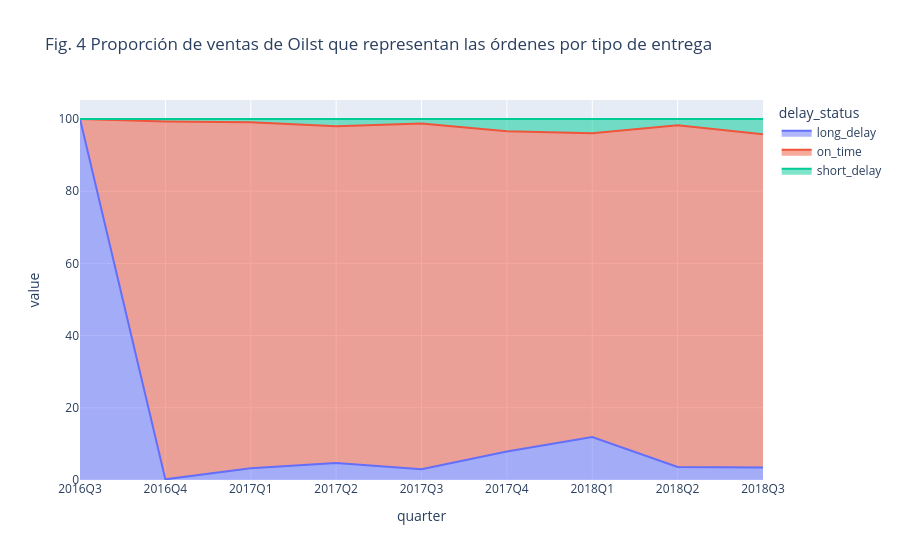

Notebook source saved alongside this figure:
### Code cell
fig = px.area(
    sales_time_delay_status_tab_formated,
    x="quarter",
    y="value",
    color="delay_status",
    title="Fig. 4 Proporción de ventas de Oilst que representan las órdenes por tipo de entrega"
    )
fig.show()

### Figure 1 — Plotly figure (JSON) as saved in the notebook; plotly's stock layout.template omitted (floating-point values rounded to 4 significant figures)
{"data": [{"fillpattern": {"shape": ""}, "hovertemplate": "delay_status=long_delay<br>quarter=%{x}<br>value=%{y}<extra></extra>", "legendgroup": "long_delay", "line": {"color": "#636efa"}, "marker": {"symbol": "circle"}, "mode": "lines", "name": "long_delay", "orientation": "v", "showlegend": true, "stackgroup": "1", "type": "scatter", "x": ["2016Q3", "2016Q4", "2017Q1", "2017Q2", "2017Q3", "2017Q4", "2018Q1", "2018Q2", "2018Q3"], "xaxis": "x", "y": [100.0, 0.176, 3.236, 4.716, 3.002, 7.907, 11.88, 3.598, 3.461], "yaxis": "y"}, {"fillpattern": {"shape": ""}, "hovertemplate": "delay_status=on_time<br>quarter=%{x}<br>value=%{y}<extra></extra>", "legendgroup": "on_time", "line": {"color": "#EF553B"}, "marker": {"symbol": "circle"}, "mode": "lines", "name": "on_time", "orientation": "v", "showlegend": true, "stackgroup": "1", "type": "scatter", "x": ["2016Q3", "2016Q4", "2017Q1", "2017Q2", "2017Q3", "2017Q4", "2018Q1", "2018Q2", "2018Q3"], "xaxis": "x", "y": [0.0, 99.14, 95.85, 93.29, 95.73, 88.68, 84.17, 94.66, 92.33], "yaxis": "y"}, {"fillpattern": {"shape": ""}, "hovertemplate": "delay_status=short_delay<br>quarter=%{x}<br>value=%{y}<extra></extra>", "legendgroup": "short_delay", "line": {"color": "#00cc96"}, "marker": {"symbol": "circle"}, "mode": "lines", "name": "short_delay", "orientation": "v", "showlegend": true, "stackgroup": "1", "type": "scatter", "x": ["2016Q3", "2016Q4", "2017Q1", "2017Q2", "2017Q3", "2017Q4", "2018Q1", "2018Q2", "2018Q3"], "xaxis": "x", "y": [0.0, 0.6864, 0.9112, 1.991, 1.267, 3.412, 3.954, 1.74, 4.206], "yaxis": "y"}], "layout": {"legend": {"title": {"text": "delay_status"}, "tracegroupgap": 0}, "title": {"text": "Fig. 4 Proporción de ventas de Oilst que representan las órdenes por tipo de entrega"}, "xaxis": {"anchor": "y", "domain": [0, 1], "title": {"text": "quarter"}}, "yaxis": {"anchor": "x", "domain": [0, 1], "title": {"text": "value"}}}}
